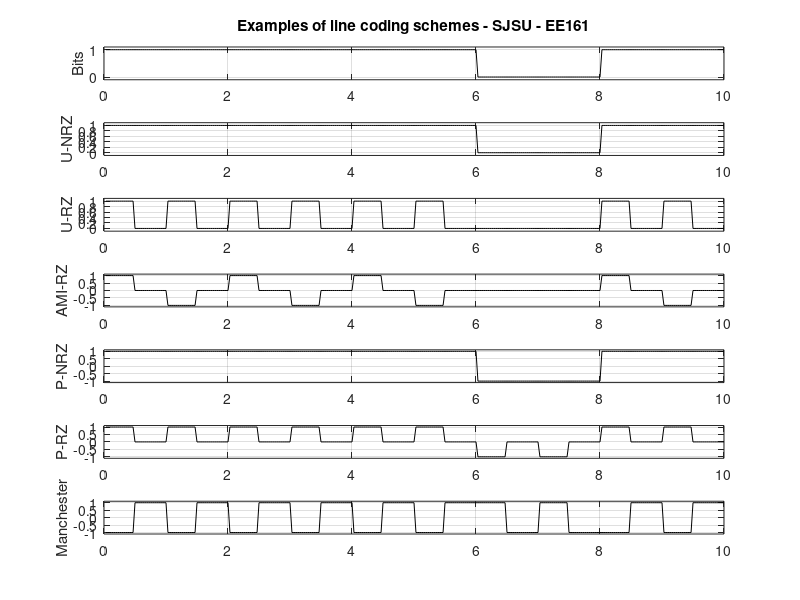

Source code (MATLAB):
% File: line_coding.m
% Description: Illustration of line coding schemes
% EE 160. Fall 2006. San Jose State University.
% Modified Spring 2014 and 2015 for EE161. Modified in Spring 2023

clear

A = 1;                                   % Pulse amplitude
T = 1;                                   % Bit duration
N = 10;                                  % Number of bits  

seed = input('Enter your student ID: ');
rand('state',seed)
bit = round(rand(1,N));                  % Bit sequence

polar = [ -A +A ];                       % Polar mapping
M = 32;                                  % Oversampling ratio (must be even)
T_bits = T*length(bit);                  % Duration of bit stream
t = 1/M:1/M:T_bits ;                     % Time scale

bit_M= [];
for i=1:length(bit)
    bit_M = [bit_M bit(i)*ones(1,M)];    % Oversampled bit stream
end

p_NRZ(1:M)=1;                            % NRZ pulse
p_RZ(1:M/2)=1; p_RZ(M/2:M)=0;            % RZ pulse
p_M(1:M/2)=-1; p_M(M/2:M)=1;             % Manchester pulse

% (a) Unipolar NRZ
for i=1:length(bit)
    for j=(i-1)*M+1:i*M
        s_UNRZ(j) = bit(i)*A*p_NRZ(j-(i-1)*M);
    end
end

% (b) Unipolar RZ
for i=1:length(bit)
    for j=(i-1)*M+1:i*M
        s_URZ(j) = bit(i)*A*p_RZ(j-(i-1)*M);
    end
end

% (c) Polar NRZ
for i=1:length(bit)
    for j=(i-1)*M+1:i*M
        s_PNRZ(j) = polar(bit(i)+1)*p_NRZ(j-(i-1)*M);
    end
end

% (d) Polar RZ
for i=1:length(bit)
    for j=(i-1)*M+1:i*M
        s_PRZ(j) = polar(bit(i)+1)*p_RZ(j-(i-1)*M);
    end
end

% (e) AMI NRZ
st = [-A*ones(1,M)];                    % Inital amplitude -A
for i=1:length(bit)
    if bit(i), st = -st; end
    for j=(i-1)*M+1:i*M
        AMI_NRZ(j) = bit(i)*st(j-(i-1)*M)*p_NRZ(j-(i-1)*M);
    end
end

% (f) AMI RZ
st = [-A*ones(1,M)];                    % Inital amplitude -A
for i=1:length(bit)
    if bit(i), st = -st; end
    for j=(i-1)*M+1:i*M
        AMI_RZ(j) = bit(i)*st(j-(i-1)*M)*p_RZ(j-(i-1)*M);
    end
end

% (g) Manchester
for i=1:length(bit)
    for j=(i-1)*M+1:i*M
        s_M(j) = polar(bit(i)+1)*p_M(j-(i-1)*M);
    end
end

figure
% Plot all signals
subplot(7,1,1)
plot(t,bit_M,'k'); ylabel ('Bits'); axis ([ 0 T_bits  -0.1 1.1 ])
set(gca,'YTick',[0 1]), grid on
title('Examples of line coding schemes - SJSU - EE161')
subplot(7,1,2)
plot(t,s_UNRZ,'k'); ylabel ('U-NRZ'); axis ([ 0 T_bits  -0.1*A 1.1*A ]), grid on
subplot(7,1,3)
plot(t,s_URZ,'k'); ylabel ('U-RZ'); axis ([ 0 T_bits  -0.1*A 1.1*A ]), grid on
subplot(7,1,4)
plot(t,AMI_RZ,'k'); ylabel ('AMI-RZ'); axis ([ 0 T_bits  -1.1*A 1.1*A ]), grid on
subplot(7,1,5)
plot(t,s_PNRZ,'k'); ylabel ('P-NRZ'); axis ([ 0 T_bits  -1.1*A 1.1*A ]), grid on
subplot(7,1,6)
plot(t,s_PRZ,'k'); ylabel ('P-RZ'); axis ([ 0 T_bits  -1.1*A 1.1*A ]), grid on
subplot(7,1,7)
plot(t,s_M,'k'); ylabel ('Manchester'); axis ([ 0 T_bits  -1.1*A 1.1*A ]), grid on
